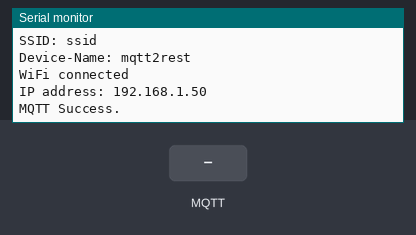
Simulated run of this sketch. Board: ESP8266 (NodeMCU). Shown: the last lines printed to the serial monitor. Inputs (shaded band) come from the test bench. WiFi joins after 1.5 s; servers stay silent unless stated; uploads are accepted with an empty reply; the local clock reads 2024-03-15 10:24:30 at power-on unless the sketch sets it; no MQTT or app messages arrive unless stated.

Above: at 5.0 s.
5.1 s: MQTT message "1" arrives on the first subscribed topic
At 7.3 s:
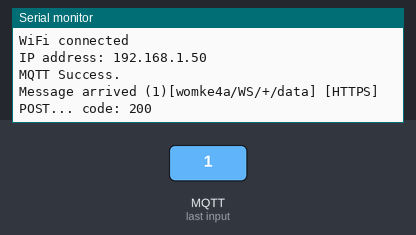
8.3 s: MQTT message "1" arrives on the second subscribed topic
At 10.9 s:
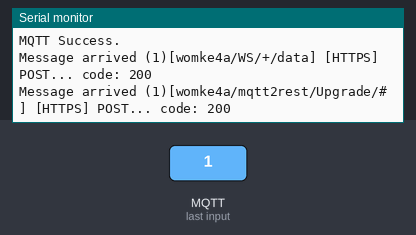

The sketch:

mqtt2rest.ino
```cpp
/*
  mqtt2rest.ino - send defined MQTT Messages to a Rest Endpoint
  Created by Oliver Herzog, April 11th 2021.
  Released under the LGPL v2.1.
  It is the author's intention that this work may be used freely for private
  and commercial use so long as any changes/improvements are freely shared with
  the community under the same terms.
*/


#include <ESP8266WiFi.h>       // wifi
#include <ESP8266WiFiMulti.h>  // wifi
#include <ESP8266HTTPClient.h> // HttpClient
#include <ESP8266httpUpdate.h> // Upgrade
#include <WiFiClientSecureBearSSL.h> // For HTTPS
#include <PolledTimeout.h>     // time
#include <TZ.h>                // time
#include <time.h>              // time
#include <PubSubClient.h>      // mqtt
#include "settings.h"

ESP8266WiFiMulti WiFiMulti;
WiFiClient       wifiClient;
PubSubClient     PSClient(wifiClient);

#define SERIAL_BAUD 115200
#define MYTZ TZ_Europe_Berlin

const char* Version = "1.1.1";
struct tm lt; //local time
static char buf[30];
static esp8266::polledTimeout::periodicMs showTimeNow(60000);
String msg ;

/**
 * setup
 */
void setup() {
  Serial.begin(SERIAL_BAUD);
  delay(1000);
  splashScreen();
  delay(1000);
  startWIFI();
  setupTime();
  // Check for Updates first
  if (!PSClient.connected()) {
    connectMQTT();
  }


}
/**
 * loop
 */
void loop() {

  if (!PSClient.connected()) {
    connectMQTT();
  }

  if (showTimeNow) {
    sendStatus();
  }

  yield();
  PSClient.loop();
  delay(3000); //wait
}
/**
 * sendStatus
 */
void sendStatus () {
  time_t now = time(&now);
  localtime_r(&now, &lt);
  strftime (buf, sizeof(buf), "%Y-%m-%d %T", &lt);
  Serial.printf("%s %s\n", daysOfTheWeek[lt.tm_wday], buf);

  String dt = String(daysOfTheWeek[lt.tm_wday]).c_str();
         dt.concat(' ');
         dt.concat(buf);
  String dat = "{ ";
         dat.concat("\"clientId\": \"");
         dat.concat( mqtt_clientId );
         dat.concat("\", \"timestampData\":\"");
         dat.concat(String(dt).c_str());
         dat.concat("\", \"msg\":\"");
         dat.concat(String(msg).c_str());
         dat.concat("\" }");

  Serial.println("send Data");
  PSClient.publish(topic_status, String(dat).c_str(), true);
  msg = ""; // clear message
}


/**
 * CBReceiveMQTT
 */
void CBReceiveMQTT(char* topic, byte* payload, unsigned int length) {
  String payloadString;

  Serial.print("Message arrived (");
  Serial.print(length);
  Serial.print(")[");
  Serial.print(topic);
  Serial.print("] ");

  for (unsigned int i=0;i<length;i++) {  // toString
    payloadString.concat((char)payload[i]);
  }
    if (strcmp(topic,topic_upgrade)==0) {
        Serial.println("Upgrade Requested");
        handleUpgrade(payloadString);
        return;
    }
    if (strcmp(topic,topic_upg_short)==0) {
        Serial.println("Upgrade Requested");
        String url  = UpgradeUrlShort;
               url += payloadString;
        handleUpgrade(url);
        return;
    }
    if (postRest(payloadString))
        return;

  Serial.println("Nothing to do!");


}

/**
 * Post to Rest Endpoint
 *
 */

bool postRest (String Payload){
  bool result = false;
  BearSSL::WiFiClientSecure *SecureClient = new BearSSL::WiFiClientSecure();
  SecureClient->setFingerprint(fingerprint);

  HTTPClient https;
  if (https.begin(*SecureClient, RestURL)) {
    https.addHeader("Content-Type", "application/json");
    https.addHeader("Authorization", BasicAuth);

    int httpCode = https.POST(Payload);

    // httpCode will be negative on error
    if (httpCode > 0) {
      Serial.printf("[HTTPS] POST... code: %d\n", httpCode);
      result = true;
    } else {
      Serial.printf("[HTTPS] POST... failed, error: %s\n", https.errorToString(httpCode).c_str());
    }

    https.end();
  } else {
    Serial.printf("[HTTPS] Unable to connect\n");
  }
  return result;

}
/**
 * Establish WiFi-Connection
 *
 * If connection times out (threshold 50 sec)
 * device will sleep for 5 minutes and will restart afterwards.
 */
void startWIFI() {
  Serial.println("---");
  WiFi.mode(WIFI_STA);
  Serial.println("(Re)Connecting to Wifi-Network with following credentials:");
  Serial.print("SSID: ");
  Serial.println(ssid);
  Serial.print("Device-Name: ");
  Serial.println(espName);

  WiFi.hostname(espName);
  WiFiMulti.addAP(ssid, password);

  msg.concat(" SSID: ");
  msg.concat(ssid);
  msg.concat(": espName: ");
  msg.concat(espName);
  msg.concat(":");

  int tryCnt = 0;

  while (WiFiMulti.run() != WL_CONNECTED) {
    yield();
    delay(500);
    Serial.print(".");
    tryCnt++;
    if (tryCnt > 100) {
      Serial.println("Could not connect to WiFi.");
      return;
    }
  }

  Serial.println("WiFi connected");
  Serial.print("IP address: ");
  Serial.println(WiFi.localIP());
  long rssi = WiFi.RSSI();
  msg.concat(" RSSI: ");
  msg.concat(rssi);
  msg.concat(": LocalIP: ");
  msg.concat(WiFi.localIP().toString());
  msg.concat(":");

  delay(300);
}

/**
 * Establish MQTT-Connection
 *
 * If connection fails, device will sleep for 5 minutes and will restart afterwards.
 */
void connectMQTT() {
  PSClient.setServer(mqtt_server, 1883);
  PSClient.setCallback(CBReceiveMQTT);
  while (!PSClient.connected()) {
  // Attempt to connect
    if (PSClient.connect(mqtt_clientId, mqtt_user, mqtt_password)) {
      Serial.println("MQTT Success.");
      PSClient.loop();
    } else {
      Serial.println("MQTT Failed.");
      Serial.println("Could not connect to MQTT-Server. Sending device to bed.");
    }
  }
  PSClient.subscribe(topic_sub1,1);
  PSClient.subscribe(topic_sub2,1);
}

/**
 * handleUpgrade
 */
bool handleUpgrade (String UpgradeURL){

    Serial.println(UpgradeURL);
    ESPhttpUpdate.setLedPin(LED_BUILTIN, LOW);
    t_httpUpdate_return ret = ESPhttpUpdate.update(wifiClient,UpgradeURL,Version);

    switch (ret) {
        case HTTP_UPDATE_FAILED:
            msg.concat(ESPhttpUpdate.getLastErrorString());
            return false;

        case HTTP_UPDATE_NO_UPDATES:
            msg.concat( "HTTP_UPDATE_NO_UPDATES" );
            return false;

        case HTTP_UPDATE_OK:
            msg.concat( "HTTP_UPDATE_OK" );
            return true;
    }
   return false;
}


/**
 * Dump some information on startup.
 */
void splashScreen() {
  for (int i=0; i<=2; i++) Serial.println();
  Serial.println("#################################################################################");
  Serial.print("# ");
  Serial.print(userAgent);
  Serial.print(" - v. ");
  Serial.println(Version);
  Serial.println("# -----------");
  Serial.println("# Oliver Herzog (herz08)");
  Serial.println("# Mail: esp@vogtherzog.de");
  Serial.println("# -----------");
  Serial.print("# DeviceName: ");
  Serial.println(espName);
  Serial.print("# Configured Endpoint: ");
  Serial.println(mqtt_server);
  Serial.println("#################################################################################");
  Serial.printf("\n\nSketchname: %s\nBuild: %s\t\tIDE: %d.%d.%d\n%s\n\n",
                (__FILE__), (__TIMESTAMP__), ARDUINO / 10000, ARDUINO % 10000 / 100, ARDUINO % 100 / 10 ? ARDUINO % 100 : ARDUINO % 10, ESP.getFullVersion().c_str());

  for (int i=0; i<2; i++) Serial.println();
  msg.concat(userAgent);
  msg.concat(":");
  msg.concat(Version);
  msg.concat(":");
}


/**
 * setupTime
 */

void setupTime() {
    configTime(MYTZ, "pool.ntp.org");
}
```

settings.h
```cpp
// Network settings
String userAgent            = "herz08 - MQTT-Client 2 Rest translate";
const char* ssid            = "ssid";
const char* password        = "passwd";
const char* espName         = "mqtt2rest";

// Endpoint settings
const char* mqtt_server     = "192.168.190.54";
const char* mqtt_user       = "user";
const char* mqtt_password   = "user";
const char* mqtt_clientId   = espName;

// Available Topics
const char* topic_sub1      = "womke4a/WS/+/data";
const char* topic_sub2      = "womke4a/mqtt2rest/Upgrade/#";
const char* topic_upgrade   = "womke4a/mqtt2rest/Upgrade";
const char* topic_upg_short = "womke4a/mqtt2rest/Upgrade/short";
const char* topic_status    = "womke4a/mqtt2rest/status";

// Time settings
const long utcOffsetInSeconds = 3600;
char daysOfTheWeek[7][12] = {"Sonntag", "Montag", "Dienstag", "Mittwoch", "Donnerstag", "Freitag", "Samstag"};

// URLs
String UpgradeUrlShort      = "http://192.168.******/fw/";
String RestURL              = "https://kdwmkg2lw8izsck-vh01.adb.eu-frankfurt-1.oraclecloudapps.com/ords/vh/ws/sensor";
// Fingerprint for URL created via https://www.grc.com/fingerprints.htm
static const char fingerprint[] PROGMEM = "D3:1E:1B:A4:49:BA:A3:75:D6:4F:59:C1:62:99:5B:14:3F:C7:44:EE";

// Auth
String BasicAuth = "Basic *******";
```

Measured:
- after the input at 5.1 s, the serial monitor: prints a new line after 1.8 s (image 1)
- after the input at 8.3 s, the serial monitor: prints a new line after 1.8 s (image 2)
